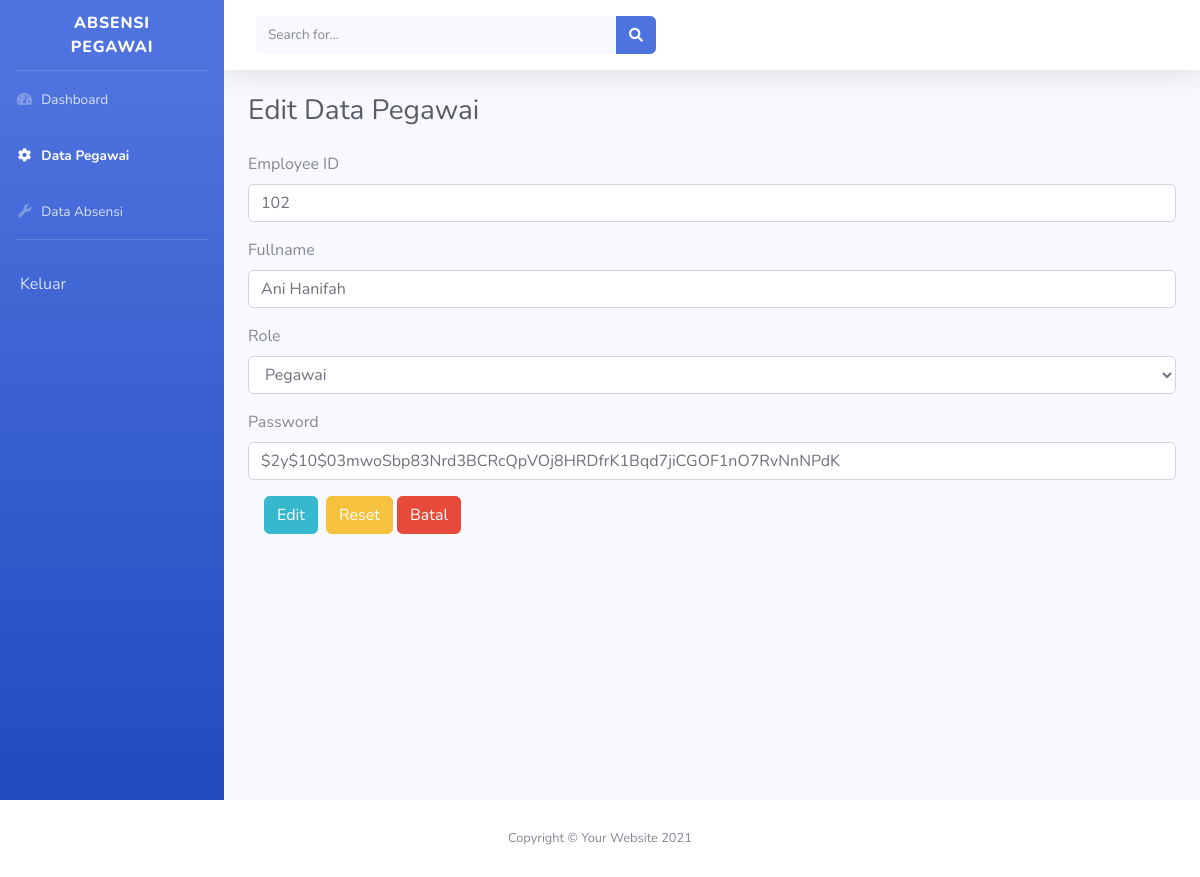
Page /admin/edit_profile.php?id=2 on the committed database.
### tables this page shows
CREATE TABLE `users` (
  `id` int(11) NOT NULL,
  `employee_id` int(8) NOT NULL,
  `fullname` varchar(255) NOT NULL,
  `role` varchar(255) NOT NULL,
  `password` varchar(255) NOT NULL
);

### admin/edit_profile.php (the view, shortened to what this page needs)
<?php
include '../connection.php';
$id = $_GET['id'];
$sql = "SELECT * FROM users WHERE id=$id";
$result = $db->query($sql);
while ($row = $result->fetch_assoc()) {
    $data[] = $row;
}
?>
<!DOCTYPE html>
<html lang="en">
<head>
    <link href="../assets/vendor/fontawesome-free/css/all.min.css" rel="stylesheet" type="text/css">
    <link href="../assets/css/sb-admin-2.min.css" rel="stylesheet">
</head>
<body id="page-top">
    <div id="wrapper">
        <ul class="navbar-nav bg-gradient-primary sidebar sidebar-dark accordion" id="accordionSidebar">
            <a class="sidebar-brand d-flex align-items-center justify-content-center" href="index.html">
                <div class="sidebar-brand-text mx-3">ABSENSI PEGAWAI</div>
            </a>
            <hr class="sidebar-divider my-0">
            <li class="nav-item">
                <a class="nav-link" href="index.php">
                    <i class="fas fa-fw fa-tachometer-alt"></i>
                    <span>Dashboard</span></a>
            </li>
            <li class="nav-item active">
                <a class="nav-link" href="data_pegawai.php">
                    <i class="fas fa-fw fa-cog"></i>
                    <span>Data Pegawai</span>
                </a>
            </li>
            <li class="nav-item">
                <a class="nav-link" href="data_absen.php">
                    <i class="fas fa-fw fa-wrench"></i>
                    <span>Data Absensi</span>
                </a>
            </li>
            <hr class="sidebar-divider">
            <li class="nav-item">
                <a href="../logout.php" class="nav-link">
                    Keluar
                </a>
            </li>
        </ul>
        <div id="content-wrapper" class="d-flex flex-column">
            <div id="content">
                <nav class="navbar navbar-expand navbar-light bg-white topbar mb-4 static-top shadow">
                    <form
                        class="d-none d-sm-inline-block form-inline mr-auto ml-md-3 my-2 my-md-0 mw-100 navbar-search">
                        <div class="input-group">
                            <input type="text" class="form-control bg-light border-0 small" placeholder="Search for..."
                                aria-label="Search" aria-describedby="basic-addon2">
                            <div class="input-group-append">
                                <button class="btn btn-primary" type="button">
                                    <i class="fas fa-search fa-sm"></i>
                                </button>
                            </div>
                        </div>
                    </form>
                    <ul class="navbar-nav ml-auto">
                        <li class="nav-item dropdown no-arrow">
                            <a class="nav-link dropdown-toggle" href="#" id="userDropdown" role="button"
                                data-toggle="dropdown" aria-haspopup="true" aria-expanded="false">
                            </a>
                        </li>
                    </ul>
                </nav>
                <div class="container-fluid">
                    <div class="d-sm-flex align-items-center justify-content-between mb-4">
                        <h1 class="h3 mb-0 text-gray-800">Edit Data Pegawai</h1>
                    </div>
                    <form action="action_edit.php" method="post">
                    <div class="mb-3">
                        <label for="employee_id" class="form-label">Employee ID</label>
                        <input type="number" class="form-control" placeholder="Employee ID" name="employee_id" id="employee_id" value=<?= $data[0]['employee_id']; ?>>
                    </div>
                    <div class="mb-3">
                        <label for="fullname" class="form-label">Fullname</label>
                        <input type="text" class="form-control" placeholder="Fullname" name="fullname" id="fullname" value="<?= ucfirst($data[0]['fullname']) ?>">
                    </div>
                    <div class="mb-3">
                        <label for="role" class="form-label">Role</label>
                        <select class="form-select form-control" aria-label="Default select example" name="role" id="role">
                            <optgroup label='Role Sekarang'>
                                <option selected value="<?= $data[0]['role']; ?>"><?= ucfirst($data[0]['role']) ?></option>
                            </optgroup>
                        </select>
                    </div>
                    <div class="mb-3">
                        <label for="password" class="form-label">Password</label>
                        <input type="text" class="form-control" placeholder="******" name="password" id="password" value="<?= $data[0]['password']; ?>">
                    </div>
                    <div class="col-12">
                        <button type="submit" class="btn btn-info mx-1">Edit</button>
                        <button type="reset" class="btn btn-warning">Reset</button>
                        <a class="btn btn-danger" href="data_pegawai.php">Batal</a>
                    </div>
                </form>
                </div>
                </div>
            </div>
        </div>
        <footer class="sticky-footer bg-white">
                <div class="container my-auto">
                    <div class="copyright text-center my-auto">
                        <span>Copyright &copy; Your Website 2021</span>
                    </div>
                </div>
            </footer>
</body>
</html>

### rows in the picture
users: employee_id "102", fullname "Ani Hanifah", role "Pegawai", password "$2y$10$03mwoSbp83Nrd3BCRcQpVOj8HRDfrK1Bqd7jiCGOF1nO7RvNnNPdK"
